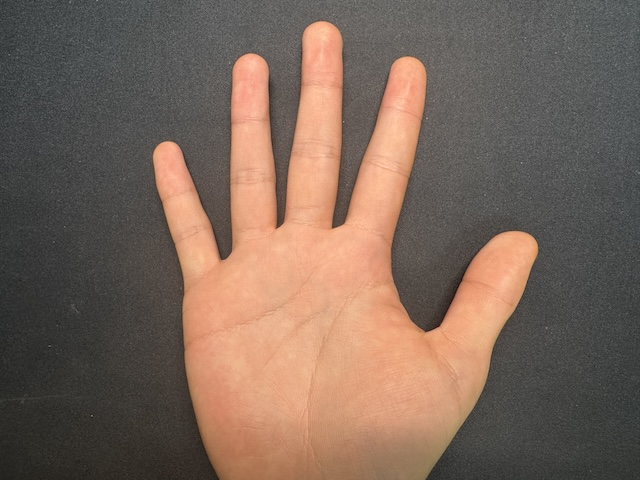
#> input picture pyramid_blending/input/hand_raw.jpg, 640 x 480 px
$ python main.py   (older library calls are emulated)
#> lines starting #> are read from the running program, lines starting #| are printed output that depends on the picture
### pyramid_blending/src/utils.py
"""
Utility functions for image pyramid blending project
"""
import os
import time
import cv2
import numpy as np
from functools import wraps
from datetime import datetime


def create_output_directories():
    """Create all necessary output directories"""
    base_dir = os.path.join(os.path.dirname(os.path.dirname(__file__)), 'output')

    directories = [
        'preprocessed',
        'pyramids/hand_gaussian',
        'pyramids/eye_gaussian',
        'pyramids/mask_gaussian',
        'pyramids/hand_laplacian',
        'pyramids/eye_laplacian',
        'blending_results',
        'visualization',
        'reports'
    ]

    for directory in directories:
        os.makedirs(os.path.join(base_dir, directory), exist_ok=True)

    return base_dir


def save_image(image, path):
    """
    Save image with proper normalization

    Args:
        image: Image array (can be float32 [0,1] or uint8 [0,255])
        path: Output path
    """
    os.makedirs(os.path.dirname(path), exist_ok=True)

    # Normalize to uint8 if needed
    if image.dtype == np.float32 or image.dtype == np.float64:
        # Clip to [0, 1] range and convert to [0, 255]
        image = np.clip(image, 0, 1)
        image = (image * 255).astype(np.uint8)

    # Handle single channel images
    if len(image.shape) == 2:
        cv2.imwrite(path, image)
    else:
        # Convert RGB to BGR for OpenCV
        cv2.imwrite(path, cv2.cvtColor(image, cv2.COLOR_RGB2BGR))


# [26 lines left out: function load_image, not called in this run]


def normalize_image(image):
    """
    Normalize image to [0, 1] float32

    Args:
        image: Image array

    Returns:
        normalized: Normalized image
    """
    if image.dtype == np.uint8:
        return image.astype(np.float32) / 255.0
    elif image.dtype == np.float32 or image.dtype == np.float64:
        return np.clip(image, 0, 1).astype(np.float32)
    else:
        return image.astype(np.float32)


# [16 lines left out: function measure_time, not called in this run]


def log_message(message, level="INFO", log_file=None):
    """
    Log message with timestamp

    Args:
        message: Message to log
        level: Log level (INFO, WARNING, ERROR)
        log_file: Optional file path to write log
    """
    timestamp = datetime.now().strftime("%Y-%m-%d %H:%M:%S")
    log_text = f"[{timestamp}] [{level}] {message}"

    print(log_text)

    if log_file:
        with open(log_file, 'a') as f:
            f.write(log_text + '\n')


# [42 lines left out: functions get_pyramid_shape_str, calculate_memory_usage, ensure_same_size, not called in this run]


def gaussian_kernel_5x5():
    """
    Create 5x5 Gaussian kernel for pyramid generation

    Returns:
        kernel: 5x5 normalized Gaussian kernel
    """
    kernel = np.array([
        [1, 4, 6, 4, 1],
        [4, 16, 24, 16, 4],
        [6, 24, 36, 24, 6],
        [4, 16, 24, 16, 4],
        [1, 4, 6, 4, 1]
    ], dtype=np.float32)

    return kernel / 256.0


def convolve2d(image, kernel):
    """
    Apply 2D convolution to image

    Args:
        image: Input image (can be multi-channel)
        kernel: Convolution kernel

    Returns:
        result: Convolved image
    """
    if len(image.shape) == 2:
        # Single channel
        return cv2.filter2D(image, -1, kernel, borderType=cv2.BORDER_REFLECT)
    else:
        # Multi-channel: apply to each channel
        channels = [cv2.filter2D(image[:, :, i], -1, kernel, borderType=cv2.BORDER_REFLECT)
                   for i in range(image.shape[2])]
        return np.stack(channels, axis=2)


# [41 lines left out: function upsample_raw, not called in this run]


def create_log_file(output_dir):
    """
    Create a new log file

    Args:
        output_dir: Output directory

    Returns:
        log_path: Path to log file
    """
    log_path = os.path.join(output_dir, 'reports', 'processing_log.txt')
    os.makedirs(os.path.dirname(log_path), exist_ok=True)

    # Clear existing log
    with open(log_path, 'w') as f:
        f.write(f"Image Pyramid Blending Processing Log\n")
        f.write(f"Started: {datetime.now().strftime('%Y-%m-%d %H:%M:%S')}\n")
        f.write("=" * 80 + "\n\n")

    return log_path

### pyramid_blending/src/preprocessing.py
"""
Image preprocessing module for pyramid blending
"""
import cv2
import numpy as np
from .utils import normalize_image, save_image


def load_and_preprocess(hand_path, eye_path, output_dir=None):
    """
    Load and preprocess hand and eye images

    Args:
        hand_path: Path to hand image
        eye_path: Path to eye image
        output_dir: Optional output directory to save preprocessed images

    Returns:
        hand_img: (480, 640, 3) dtype=float32, normalized to [0, 1]
        eye_img: (480, 640, 3) dtype=float32, eye positioned at center
    """
#> called with hand_path = 'pyramid_blending/input/hand_raw.jpg', eye_path = 'pyramid_blending/input/eye_raw.jpg', output_dir = 'pyramid_blending/output'
    # Load images
    hand_raw = cv2.imread(hand_path)
#> hand_raw is the input picture: shape (480, 640, 3); mean B, G, R 89.8, 102.2, 122.5
    eye_raw = cv2.imread(eye_path)
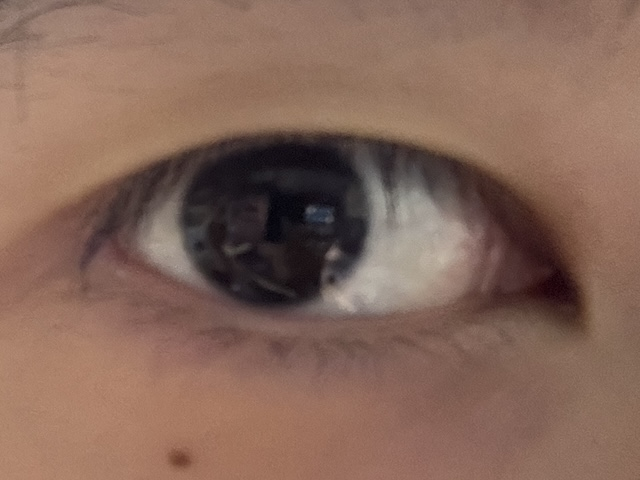
#> input picture pyramid_blending/input/eye_raw.jpg, 640 x 480 px
#> eye_raw is the input picture: shape (480, 640, 3); mean B, G, R 89.5, 102.9, 133.5

    if hand_raw is None:
        raise FileNotFoundError(f"Hand image not found: {hand_path}")
    if eye_raw is None:
        raise FileNotFoundError(f"Eye image not found: {eye_path}")

    # Convert BGR to RGB
    hand_raw = cv2.cvtColor(hand_raw, cv2.COLOR_BGR2RGB)
    eye_raw = cv2.cvtColor(eye_raw, cv2.COLOR_BGR2RGB)

    # 1. Process hand image: center crop and resize to 640×480
    hand_img = preprocess_hand(hand_raw, target_size=(640, 480))

    # 2. Process eye image: crop and resize to 120×90
    eye_cropped = preprocess_eye(eye_raw, target_size=(120, 90))

    # 3. Place eye on 640×480 canvas at position (325, 315)
    # Position (325, 315) means row=325, col=315
    eye_img = place_on_canvas(eye_cropped, canvas_size=(480, 640),
                              position=(325, 315))  # Eye position

    # Normalize to [0, 1]
    hand_img = normalize_image(hand_img)
    eye_img = normalize_image(eye_img)

    # Save preprocessed images if output_dir is provided
    if output_dir:
        import os
        preprocessed_dir = os.path.join(output_dir, 'preprocessed')
        save_image(hand_img, os.path.join(preprocessed_dir, 'hand_640x480.jpg'))
        save_image(eye_img, os.path.join(preprocessed_dir, 'eye_120x90.jpg'))

    return hand_img, eye_img


def preprocess_hand(hand_raw, target_size=(640, 480)):
    """
    Preprocess hand image with center crop and resize

    Args:
        hand_raw: Raw hand image
        target_size: Target size (width, height)

    Returns:
        hand_processed: Processed hand image
    """
#> called with target_size = (640, 480)
    h, w = hand_raw.shape[:2]
    target_w, target_h = target_size

    # Calculate aspect ratios
    aspect_ratio = target_w / target_h
    current_ratio = w / h

    # Center crop to match aspect ratio
    if current_ratio > aspect_ratio:
        # Image is wider: crop width
        new_w = int(h * aspect_ratio)
        start_x = (w - new_w) // 2
        cropped = hand_raw[:, start_x:start_x + new_w]
    else:
        # Image is taller: crop height
        new_h = int(w / aspect_ratio)
        start_y = (h - new_h) // 2
        cropped = hand_raw[start_y:start_y + new_h, :]

    # Resize to target size
    resized = cv2.resize(cropped, target_size, interpolation=cv2.INTER_LINEAR)

    return resized


def preprocess_eye(eye_raw, target_size=(120, 90)):
    """
    Preprocess eye image: crop and resize

    Args:
        eye_raw: Raw eye image
        target_size: Target size (width, height)

    Returns:
        eye_processed: Processed eye image
    """
#> called with target_size = (120, 90)
    h, w = eye_raw.shape[:2]
    target_w, target_h = target_size

    # Crop to remove hair (top 10% of image)
    crop_top = int(h * 0.1)
    cropped = eye_raw[crop_top:, :]
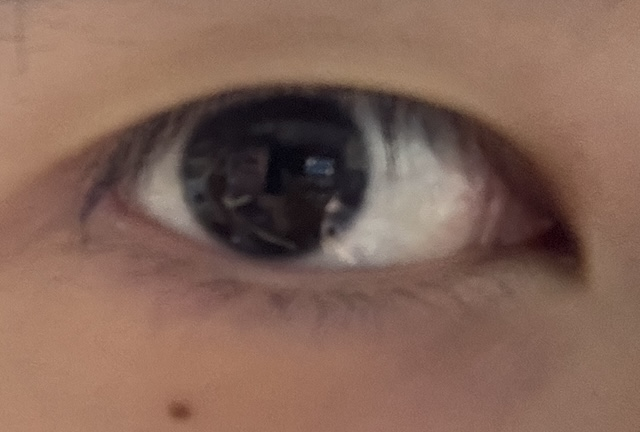
#> cropped: shape (432, 640, 3); mean R, G, B 132, 101.5, 88.1

    # Center crop to match aspect ratio
    h, w = cropped.shape[:2]
    aspect_ratio = target_w / target_h
    current_ratio = w / h

    if current_ratio > aspect_ratio:
        # Crop width
        new_w = int(h * aspect_ratio)
        start_x = (w - new_w) // 2
        cropped = cropped[:, start_x:start_x + new_w]
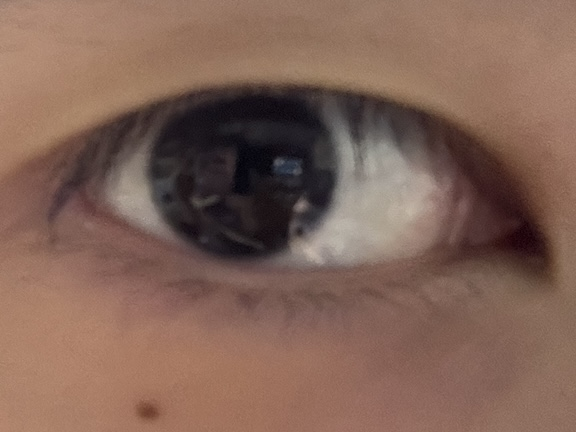
#> cropped: shape (432, 576, 3); mean R, G, B 129.2, 99.3, 86.6
    else:
        # Crop height
        new_h = int(w / aspect_ratio)
        start_y = (h - new_h) // 2
        cropped = cropped[start_y:start_y + new_h, :]

    # Resize to target size
    resized = cv2.resize(cropped, target_size, interpolation=cv2.INTER_LINEAR)
#> (the rest of the program and of its run is left out)
